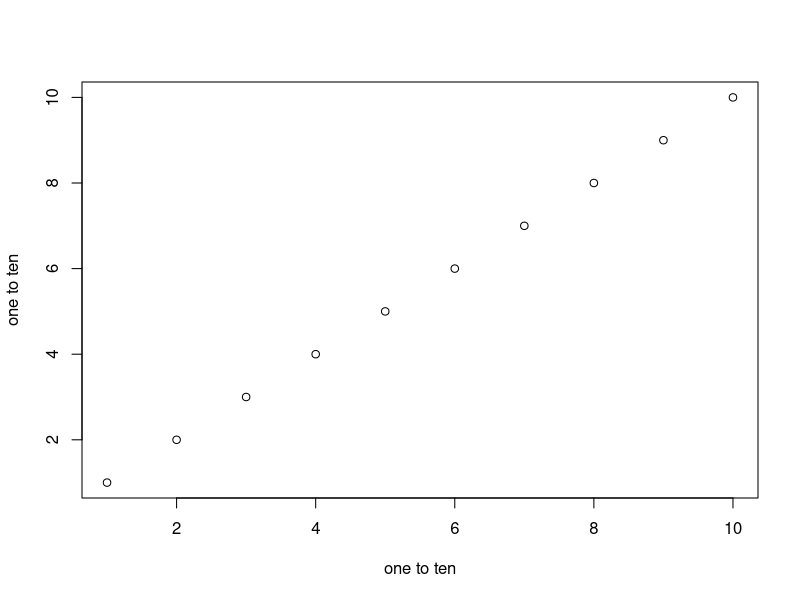

Write R code to recreate this figure.
## ---- chunk 1
knitr::opts_chunk$set(echo = TRUE)
## ---- chunk 2
summary(cars)
## ---- chunk 3
plot(1:10, xlab = "one to ten", ylab = "one to ten")
